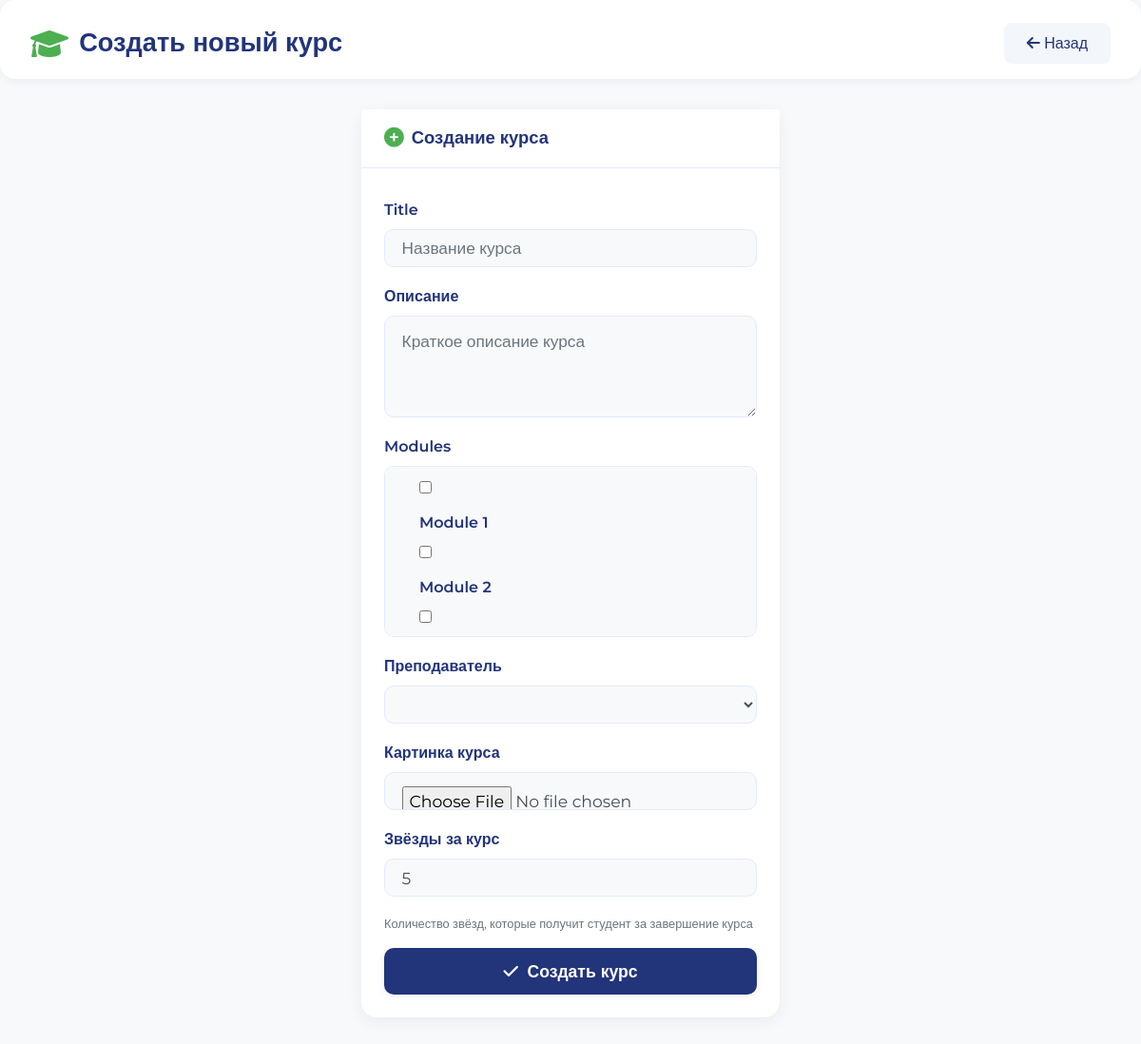
Page /create_course/ (signed in) on the earlier database version.
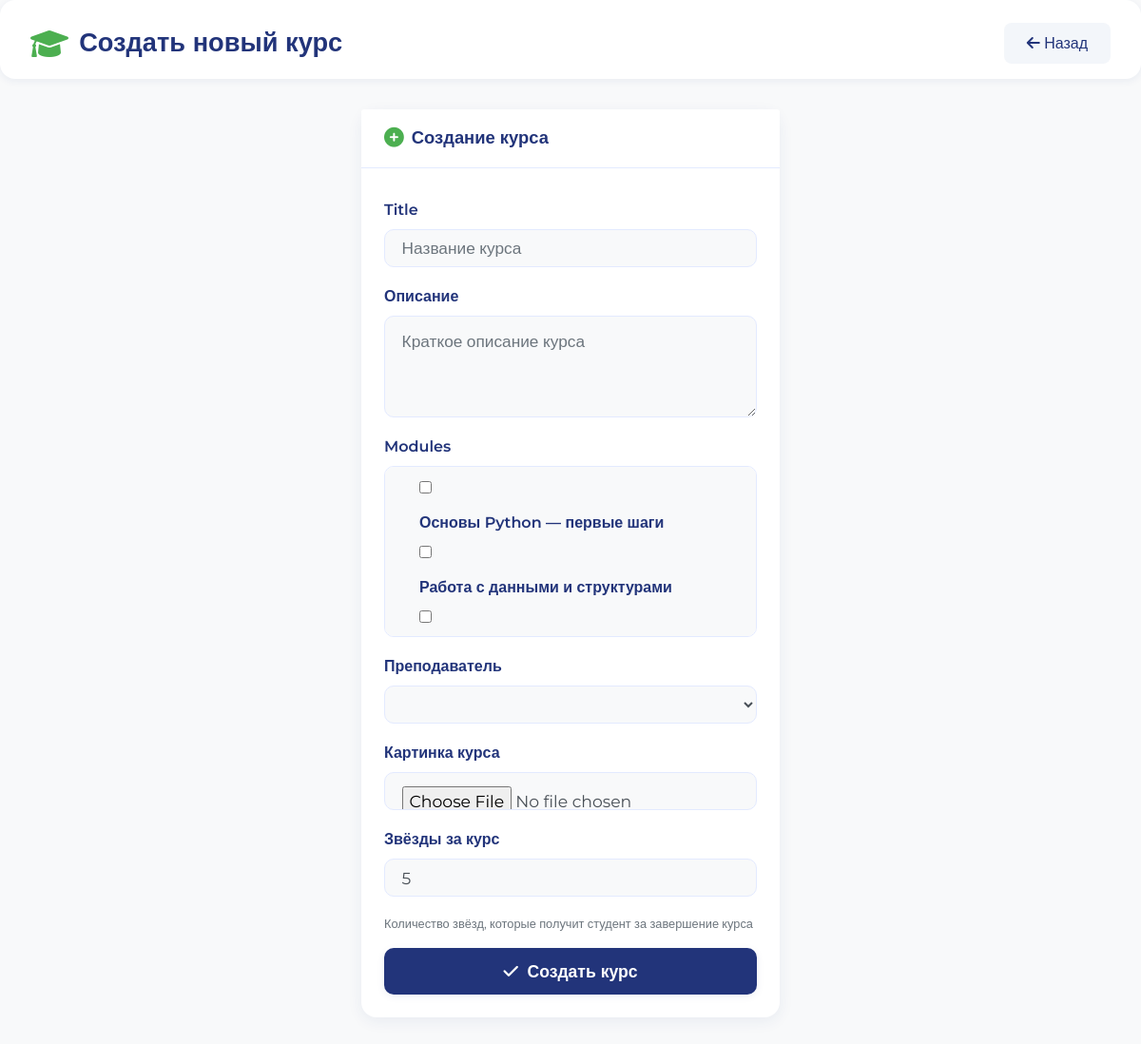
Same page on the later database version.
### courses/models.py (models this page shows)
class Module(models.Model):
    title = models.CharField(max_length=100)
    lessons = models.ManyToManyField(Lesson)
    description = models.TextField(null=True, blank=True, default="")
    quizzes = models.ManyToManyField(Quiz, blank=True)  # Связь с квизами
    def __str__(self):
        return self.title

### courses/views.py (the view)
# urls.py: path('create_course/', views.create_course, name='create_course'),
@login_required
def create_course(request):
    if request.method == 'POST':
        course_form = CourseCreationForm(request.POST, request.FILES)
        if course_form.is_valid():
            course_form.save()
            return redirect('admin_courses_page')
    else:
        course_form = CourseCreationForm()
    courses = Course.objects.all()
    return render(request, 'courses/create_course.html', {
        'course_form': course_form,
        'courses': courses,
    })

### courses/templates/courses/create_course.html (shortened to what this page needs)
{% load static %}
<!DOCTYPE html>
<html lang="ru">
<head>
    <link rel="stylesheet" href="https://stackpath.bootstrapcdn.com/bootstrap/4.5.2/css/bootstrap.min.css">
    <link rel="stylesheet" href="https://cdnjs.cloudflare.com/ajax/libs/font-awesome/6.0.0-beta3/css/all.min.css">
</head>
<body>
    <header class="admin-header">
        <span class="admin-title"><i class="fas fa-graduation-cap"></i>Создать новый курс</span>
        <a href="{% url 'admin_courses_page' %}" class="btn btn-back"><i class="fas fa-arrow-left"></i> Назад</a>
    </header>
    <div class="container">
        <div class="card">
            <div class="card-header">
                <h3><i class="fas fa-plus-circle"></i> Создание курса</h3>
            </div>
            <div class="card-body">
                <form method="post" enctype="multipart/form-data">
                    {% for field in course_form %}
                        {% if field.name == 'modules' %}
                            <div class="form-group">
                                <label>{{ field.label }}</label>
                                <div class="course-modules">
                                    {% for checkbox in field %}
                                        <div class="form-check">
                                            {{ checkbox.tag }}
                                            <label class="form-check-label" for="{{ checkbox.id_for_label }}">{{ checkbox.choice_label }}</label>
                                        </div>
                                    {% endfor %}
                                </div>
                            </div>
                        {% elif field.name == 'description' %}
                            <div class="form-group">
                                <label for="{{ field.id_for_label }}">Описание</label>
                                {{ field }}
                            </div>
                        {% elif field.name == 'image' %}
                            <div class="form-group">
                                <label for="{{ field.id_for_label }}">Картинка курса</label>
                                {{ field }}
                            </div>
                        {% else %}
                            <div class="form-group">
                                <label for="{{ field.id_for_label }}">{{ field.label }}</label>
                                {{ field }}
                                {% if field.help_text %}
                                    <small class="form-text text-muted">{{ field.help_text }}</small>
                                {% endif %}
                            </div>
                        {% endif %}
                    {% endfor %}
                    <button type="submit" class="btn btn-primary w-100 mt-2"><i class="fas fa-check"></i> Создать курс</button>
                </form>
            </div>
        </div>
    </div>
</body>
</html>

Differences in the rows shown:
removed Module: choice_label "Module 1"
removed Module: choice_label "Module 2"
added Module: choice_label "Основы Python — первые шаги"
added Module: choice_label "Работа с данными и структурами"
